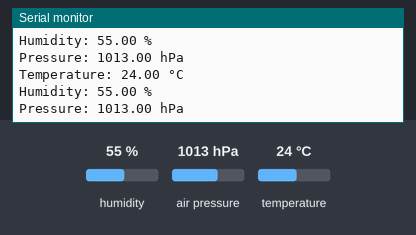
Recording of a sketch running on a simulated Arduino Uno, built for the host (arithmetic inside an expression is 32-bit, double 64-bit). On the bench: the last lines printed to the serial monitor. The test bench sets the inputs (shaded band); at power-on: humidity 55 %, air pressure 1013 hPa, temperature 24 °C.

Above: at 1.8 s.
1.9 s: humidity set to 22 %
At 2.8 s:
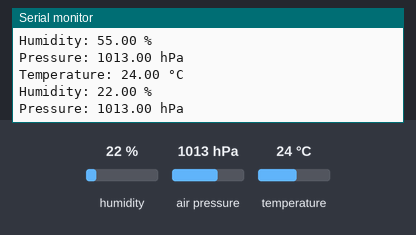
3.4 s: air pressure set to 952 hPa
At 4.7 s:
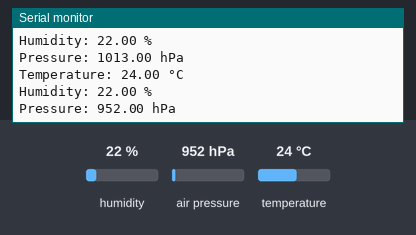
4.9 s: temperature set to 12 °C
At 5.8 s:
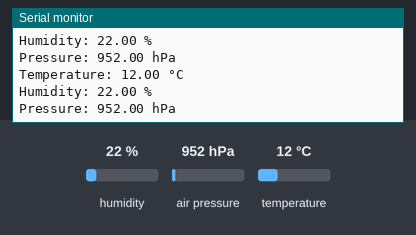

The sketch:

BME.ino
```cpp
#include <Wire.h>
#include <Adafruit_Sensor.h>
#include <Adafruit_BME280.h>

Adafruit_BME280 bme;

void setup() {
  Serial.begin(9600);

  // Initialize the I2C communication
  Wire1.begin();

  // Initialize the BME280 sensor
  if (!bme.begin(0x76, &Wire1)) {
    Serial.println("Could not find a valid BME280 sensor, check wiring!");
    while (1);
  }
}

void loop() {
  // Read sensor data
  float temperature = bme.readTemperature();
  float humidity = bme.readHumidity();
  float pressure = bme.readPressure() / 100.0;

  // Print the sensor data
  Serial.print("Temperature: ");
  Serial.print(temperature);
  Serial.println(" °C");

  Serial.print("Humidity: ");
  Serial.print(humidity);
  Serial.println(" %");

  Serial.print("Pressure: ");
  Serial.print(pressure);
  Serial.println(" hPa");

  delay(1000);
}
```

Measured:
- after the input at 1.9 s, the serial monitor: prints a new line after 0.11 s (image 1)
- after the input at 3.4 s, the serial monitor: prints a new line after 0.63 s (image 2)
- after the input at 4.9 s, the serial monitor: prints a new line after 0.13 s (image 3)
